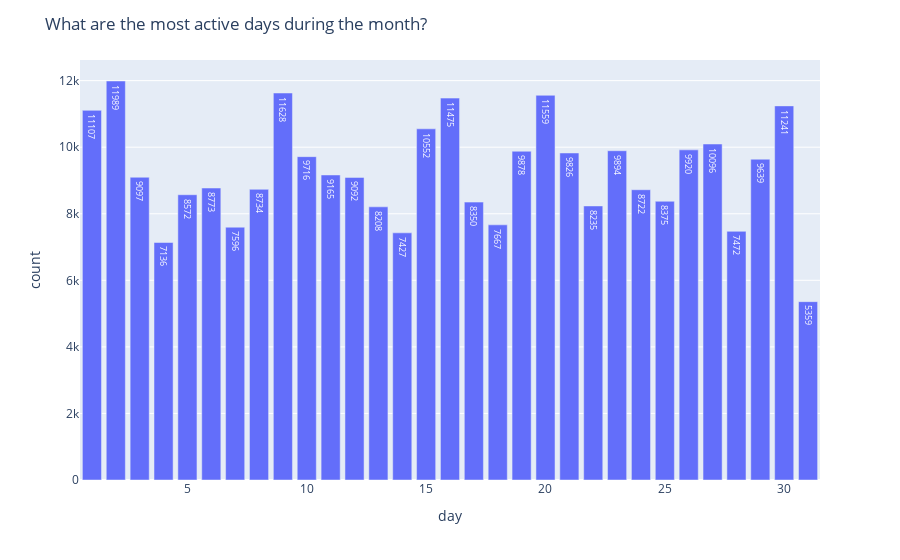

Notebook cell for this chart:
### Code cell
# What are the most active days during the month?
temp = df.groupBy('day').count().sort('day').toPandas()
fig = px.bar(temp, x='day', y='count', text='count')
fig.update_layout(title_text='What are the most active days during the month?')
fig.show()

### Figure 1 — Plotly figure (JSON) as saved in the notebook; plotly's stock layout.template omitted (floating-point values rounded to 4 significant figures)
{"data": [{"alignmentgroup": "True", "hovertemplate": "day=%{x}<br>count=%{text}<extra></extra>", "legendgroup": "", "marker": {"color": "#636efa"}, "name": "", "offsetgroup": "", "orientation": "v", "showlegend": false, "text": [11107, 11989, 9097, 7136, 8572, 8773, 7596, 8734, 11628, 9716, 9165, 9092, 8208, 7427, 10552, 11475, 8350, 7667, 9878, 11559, 9826, 8235, 9894, 8722, 8375, 9920, 10096, 7472, 9639, 11241, 5359], "textposition": "auto", "type": "bar", "x": [1, 2, 3, 4, 5, 6, 7, 8, 9, 10, 11, 12, 13, 14, 15, 16, 17, 18, 19, 20, 21, 22, 23, 24, 25, 26, 27, 28, 29, 30, 31], "xaxis": "x", "y": [11107, 11989, 9097, 7136, 8572, 8773, 7596, 8734, 11628, 9716, 9165, 9092, 8208, 7427, 10552, 11475, 8350, 7667, 9878, 11559, 9826, 8235, 9894, 8722, 8375, 9920, 10096, 7472, 9639, 11241, 5359], "yaxis": "y"}], "layout": {"barmode": "relative", "legend": {"tracegroupgap": 0}, "margin": {"t": 60}, "title": {"text": "What are the most active days during the month?"}, "xaxis": {"anchor": "y", "domain": [0, 1], "title": {"text": "day"}}, "yaxis": {"anchor": "x", "domain": [0, 1], "title": {"text": "count"}}}}
